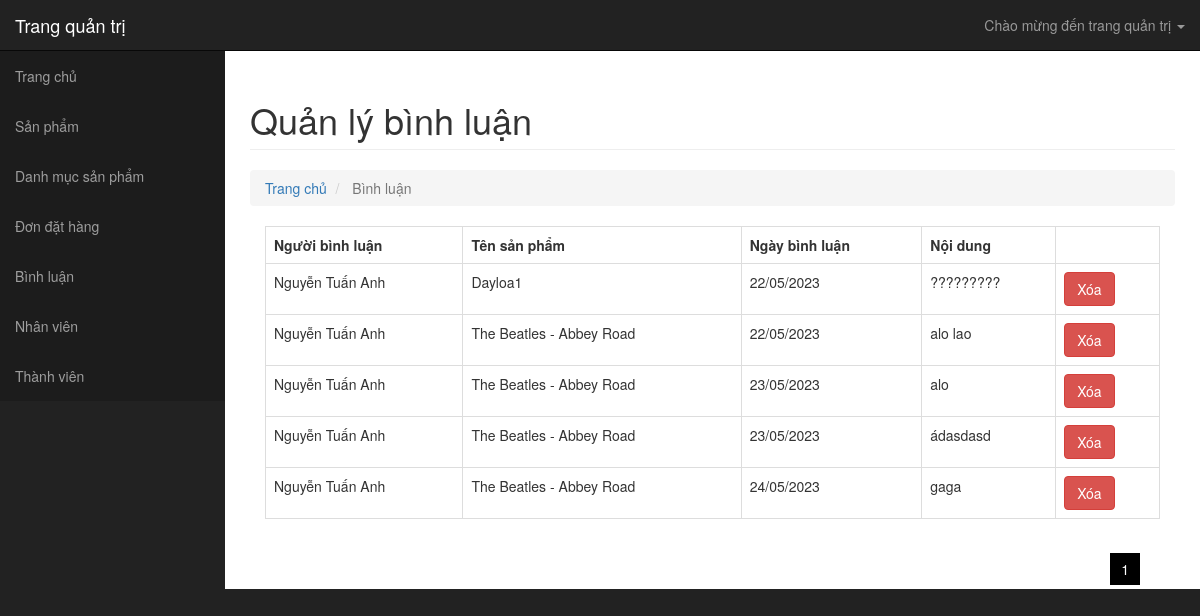
Screenshot of /page_admin/BinhLuan.php (signed in) with the database file from the repository.
### tables this page shows
CREATE TABLE `binhluan` (
  `MaBinhLuan` int(11) NOT NULL,
  `TenDangNhap` varchar(255) NOT NULL,
  `MaSanPham` int(11) NOT NULL,
  `NgayBinhLuan` date NOT NULL,
  `NoiDung` text NOT NULL
);

CREATE TABLE `thanhvien` (
  `TenDangNhap` varchar(255) NOT NULL,
  `MatKhau` text NOT NULL,
  `HoTen` text NOT NULL,
  `NgaySinh` date NOT NULL,
  `GioiTinh` text NOT NULL,
  `DiaChi` text NOT NULL,
  `DienThoai` text NOT NULL,
  `Email` text NOT NULL
);

CREATE TABLE `sanpham` (
  `MaSanPham` int(11) NOT NULL,
  `TenSanPham` text NOT NULL,
  `SoLuong` int(11) NOT NULL,
  `Anh` text NOT NULL,
  `DonGia` decimal(10,0) NOT NULL,
  `ThongTin` text NOT NULL,
  `TrangThai` text NOT NULL,
  `MaLoaiSP` int(11) NOT NULL,
  `Anh2` text NOT NULL,
  `Anh3` text NOT NULL
);

### page_admin/BinhLuan.php (the view, shortened to what this page needs)
<?php
include("../layout/header_admin.php");
$dieukienTrang="";
$trang=0;
$from="binhluan INNER JOIN thanhvien ON binhluan.TenDangNhap=thanhvien.TenDangNhap
                INNER JOIN sanpham ON binhluan.MaSanPham=sanpham.MaSanPham";
$where="WHERE NoiDung LIKE '%" . $dieukienTrang . "%'";
$layDuLieu=phan_trang("*",$from,$where,10,$trang,"&noidung=".$dieukienTrang);
$truyvan_layDuLieu=$layDuLieu;
?>
    <div id="page-wrapper">
        <div class="container-fluid">
            <div class="row">
                <div class="col-lg-12">
                    <h1 class="page-header">
                        Quản lý bình luận
                    </h1>
                    <ol class="breadcrumb">
                        <li>
                            <a href="index.php">Trang chủ</a>
                        </li>
                        <li class="active">
                             Bình luận
                        </li>
                    </ol>
                </div>
            </div>
            <div class="col-lg-12">
                <div >
                    <table class="table table-bordered table-hover">
                        <tr>
                            <th>Người bình luận</th>
                            <th>Tên sản phẩm</th>
                            <th>Ngày bình luận</th>
                            <th>Nội dung</th>
                            <th></th>
                        </tr>
                        <?php
                        while($cot=mysqli_fetch_array($truyvan_layDuLieu))
                        {
                            ?>
                            <tr>
                                <td><?php echo $cot["HoTen"];?></td>
                                <td><?php echo $cot["TenSanPham"];?></td>
                                <td><?php echo date("d/m/Y",strtotime($cot["NgayBinhLuan"]));?></td>
                                <td>
                                    <?php
                                        if(strlen($cot["NoiDung"]) < 20 )
                                            echo $cot["NoiDung"];
                                        else
                                            echo substr($cot["NoiDung"],0,20)."...";
                                    ?>
                                </td>
                                <td>
                                    <a href="<?php echo $_SERVER["PHP_SELF"]; ?>?MaBinhLuan=<?php echo $cot["MaBinhLuan"]; ?>" class="XoaDuLieu btn btn-danger">Xóa</a>
                                </td>
                            </tr>
                        <?php
                        }
                        ?>
                    </table>
                    <div class="divtrang"></div>
                </div>
            </div>
        </div>
    </div>
<?php
include("../layout/footer_admin.php");
?>

### css/cssAdmin/sb-admin.css (style rules this page uses)
body { margin-top: 100px; background-color: #222; }
@media (min-width:768px) { body { margin-top: 50px; } }
#page-wrapper { width: 100%; padding: 0; background-color: #fff; }
@media (min-width:768px) { #page-wrapper { padding: 10px; } }
div.divtrang { margin: 20px 20px 0 0; float:right; width: 100%; text-align: right; }

### rows the page displays
binhluan: TenDangNhap.HoTen "Nguyễn Tuấn Anh", MaSanPham.TenSanPham "Dayloa1", NgayBinhLuan "22/05/2023", NoiDung "?????????"
binhluan: TenDangNhap.HoTen "Nguyễn Tuấn Anh", MaSanPham.TenSanPham "The Beatles - Abbey Road", NgayBinhLuan "22/05/2023", NoiDung "alo lao"
binhluan: TenDangNhap.HoTen "Nguyễn Tuấn Anh", MaSanPham.TenSanPham "The Beatles - Abbey Road", NgayBinhLuan "23/05/2023", NoiDung "alo"
binhluan: TenDangNhap.HoTen "Nguyễn Tuấn Anh", MaSanPham.TenSanPham "The Beatles - Abbey Road", NgayBinhLuan "23/05/2023", NoiDung "ádasdasd"
binhluan: TenDangNhap.HoTen "Nguyễn Tuấn Anh", MaSanPham.TenSanPham "The Beatles - Abbey Road", NgayBinhLuan "24/05/2023", NoiDung "gaga"
